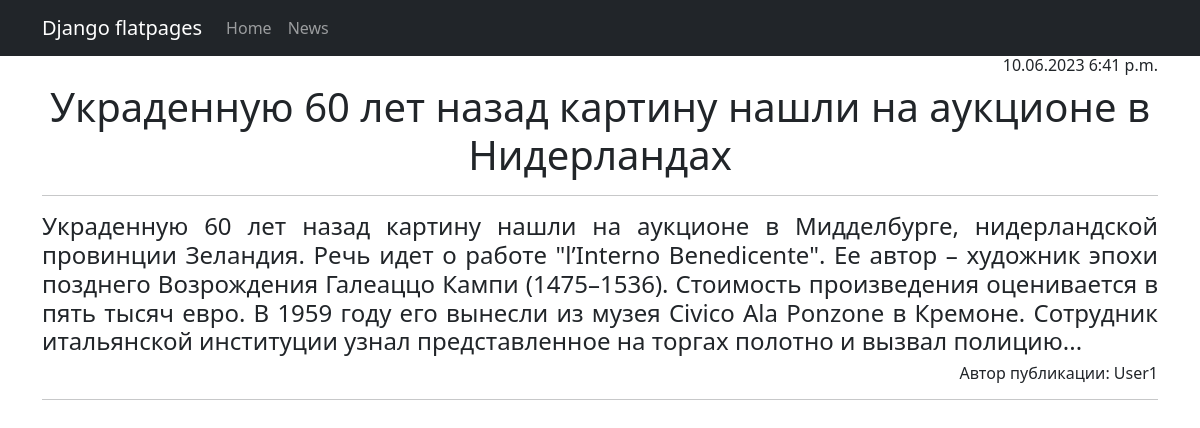
Screenshot of /news/1 with the database file from the repository.
### news/models.py (models this page shows, shortened)
class Post(models.Model):
    create_time = models.DateTimeField(auto_now_add=True)
    type = models.CharField(max_length=2, choices=TYPES, default=news)
    title = models.CharField(max_length=255)
    content = models.TextField()
    post_rating = models.IntegerField(default=0)
    author = models.ForeignKey(Author, on_delete=models.PROTECT)
    category = models.ManyToManyField(Category, through='PostCategory')

class Author(models.Model):
    name = models.OneToOneField(User, on_delete=models.PROTECT)
    user_rating = models.IntegerField(default=0)

### news/views.py (the view)
# urls.py: path('<int:pk>', PostDetail.as_view(), name='post_detail'),
class PostDetail(DetailView):
    model = Post
    template_name = 'one_news.html'
    context_object_name = 'post'

### news/templatetags/custom_filters.py (called while the page is built)
@register.filter()
def censor(word):
    bad_words = ['редиска', 'мат']
    if isinstance(word, str):
        for i in word.split():
            if i in bad_words:
                word = word.replace(i, i[0] + '*' * len(i[1:]))
    return word

### templates/one_news.html (shortened to what this page needs)
{% extends 'flatpages/default.html' %}
{% load custom_filters %}
{% block content %}
<h6 align="right">{{ post.create_time|date:'d.m.Y P' }}</h6>
<h1>{{ post.title|censor }}</h1>
<hr>
<h4 align="justify">{{ post.content|censor }}</h4>
<h6 align="right">Автор публикации: {{ post.author.name }}</h6>
<hr>
{% endblock content %}

### rows the page displays
Post: create_time "10.06.2023 6:41 p.m.", title|censor "Украденную 60 лет назад картину нашли на аукционе в Нидерландах", content|censor "Украденную 60 лет назад картину нашли на аукционе в Мидделбурге, нидерландской провинции Зеландия. Речь идет о работе \"l’Interno Benedicente\". Ее автор – художник эпохи позднего Возрождения Галеаццо Кампи (1475–1536). Стоимость произведения оценивается в пять тысяч евро. В 1959 году его вынесли из музея Civico Ala Ponzone в Кремоне. Сотрудник итальянской институции узнал представленное на торгах полотно и вызвал полицию...", author.name "User1"
